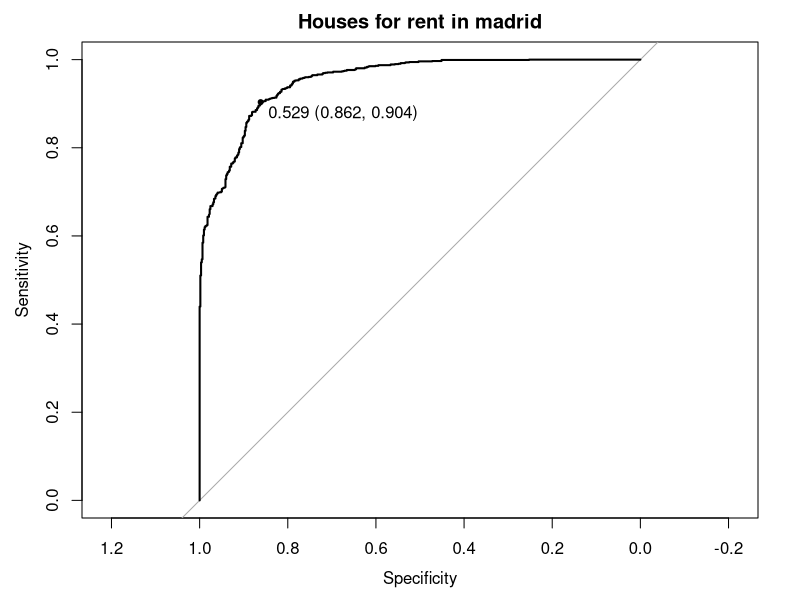

The R script that drew this image:
library(tidyverse)
library(readxl)
library(skimr)
library(caret)
library(MASS)

# Id	House identification
# District	District
# Address	Address
# Number	Number
# Area	Area
# Rent	Rental price in €
# Bedrooms	Number of bedrooms
# Sq.Mt	Squared meters
# Floor	Floor number
# Outer	Is Outer? (0=No, 1=Yes)
# Elevator	Does it have elevator? (0=No, 1=Yes)
# Penthouse	Is it a penthouse? (0=No, 1=Yes)
# Cottage	Is it a cottage? (0=No, 1=Yes)
# Duplex	Is it a duplex? (0=No, 1=Yes)
# Semidetached	Is it semidetached? (0=No, 1=Yes)
data <- read_excel(path = file.path('data', 'Houses for rent in madrid_assignment 2020.xlsx'), sheet = 'Houses_for_rent_madrid_assignme')
skim(data)

data1 <- data %>% 
  mutate(
    Type = factor(ifelse(grepl('^Piso\\sen', Address), 'Piso',
                  ifelse(grepl('^Ático\\sen', Address), 'Ático',
                  ifelse(grepl('^Dúplex\\sen', Address), 'Dúplex',
                  ifelse(grepl('^Estudio\\sen', Address), 'Estudio',
                  ifelse(grepl('^Chalet\\spareado\\sen', Address), 'Chalet pareado',
                  ifelse(grepl('^Chalet\\sadosado\\sen', Address), 'Chalet adosado',
                  ifelse(grepl('^Caserón\\sen', Address), 'Caserón',
                  ifelse(grepl('^Casa\\so\\schalet\\sindependiente\\sen', Address), 'Casa o chalet independiente',
                  ifelse(grepl('^Chalet\\sen', Address), 'Chalet', 'Other')))))))))),
    Outer = factor(Outer, levels = c(0, 1), labels = c('No', 'Yes')),
    Elevator = factor(Elevator, levels = c(0, 1), labels = c('No', 'Yes')),
    Penthouse = factor(Penthouse, levels = c(0, 1), labels = c('No', 'Yes')),
    Cottage = factor(Cottage, levels = c(0, 1), labels = c('No', 'Yes')),
    Duplex = factor(Duplex, levels = c(0, 1), labels = c('No', 'Yes')),
    Semidetached = factor(Semidetached, levels = c(0, 1), labels = c('No', 'Yes'))
  ) %>% 
  dplyr::select(-Id, -Address, -Number, -Area) %>% #District
  # filter_at(vars(Area, Outer, Elevator, Bedrooms, Floor), all_vars(!is.na(.)))
  filter_at(vars(Outer, Elevator, Bedrooms, Floor), all_vars(!is.na(.)))
skim(data1)

data2 <- data1 %>% 
  mutate(
    Rent = factor(ifelse(Rent > 2000, 0, 1), levels = c(0, 1), labels = c('Cheap', 'Expensive'))
  )
skim(data2)

# Fit full model
full.model <- glm(Rent ~ ., data = data2, family = binomial(link = "logit"))
# coef(full.model)
summary(full.model)
# Step model

step.model <- full.model %>% 
  stepAIC(trace = FALSE)
# coef(step.model)
summary(step.model)

## Table ----

logit_table <- function(x, level = 0.95) {
  table <- cbind(
    summary(x)$coefficients,
    exp(coefficients(x)),
    exp(confint.default(x, level = level)))
  # colnames(table)[1] <- "Variable"
  colnames(table)[5] <- "Exp(Beta)"
  return(table)
}

logit_table(step.model)

## Confusion matrix ----

# Define threshold
pdata <- predict(step.model, newdata = data2, type = "response")
pdata <- as.numeric(pdata>0.5)
pdata <- factor(pdata, levels = c(0, 1), labels = c('Cheap', 'Expensive'))

# Confusion matrix
caret::confusionMatrix(data = pdata, reference = data2$Rent, positive = 'Cheap')
# Economic table
table(data = pdata, reference = data2$Rent) * matrix(c(1,0,1,0), ncol = 2, nrow = 2)
matrix(c(1,0,1,0), ncol = 2, nrow = 2)

## Looking for the optimal value of threshold ----
# https://stats.stackexchange.com/questions/110969/using-the-caret-package-is-it-possible-to-obtain-confusion-matrices-for-specific
# https://community.rstudio.com/t/how-to-choose-best-threshold-value-automatically/12910
library(pROC)
probsTrain <- predict(step.model, newdata = data2)
rocCurve <- roc(response = data2$Rent, predictor = probsTrain, levels = levels(data2$Rent))
plot(rocCurve, print.thres = "best", main = 'Houses for rent in madrid')

# Optimal from ROC curve
pROC::coords(rocCurve, "best", input = "threshold", transpose = FALSE)
coords(rocCurve, "best", ret = "all", transpose = FALSE)

# All the points of the curve
coords(rocCurve, seq(0,1, by = 0.1), ret = 'all', transpose = FALSE)
